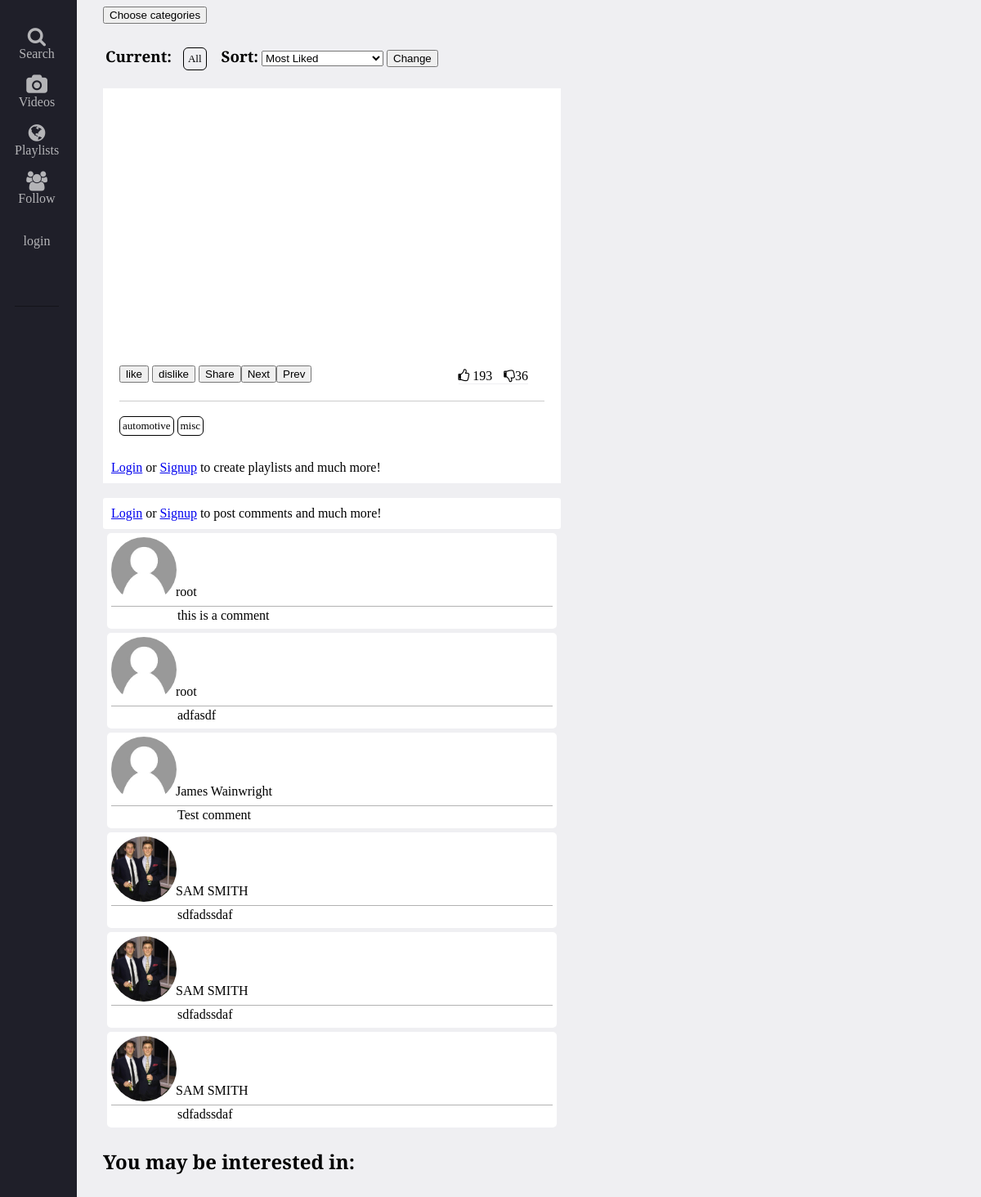
Screenshot of /php/most-liked.php?vidNumber=0&cat=all&sort=1 with the database file from the repository.
### tables this page shows
CREATE TABLE IF NOT EXISTS `videos` (
  `vId` int(11) NOT NULL,
  `vEmbed` varchar(80) NOT NULL,
  `vCat` varchar(45) NOT NULL,
  `likes` int(11) DEFAULT '0',
  `dislikes` int(11) DEFAULT '0'
);

CREATE TABLE IF NOT EXISTS `video_comments` (
  `cID` int(11) NOT NULL,
  `uID` int(11) NOT NULL,
  `vId` int(11) NOT NULL,
  `comment_data` varchar(200) DEFAULT NULL,
  `comment_date` datetime NOT NULL
);

CREATE TABLE IF NOT EXISTS `user` (
  `uID` int(11) NOT NULL,
  `email` varchar(120) NOT NULL,
  `name` varchar(45) NOT NULL,
  `about` varchar(120) DEFAULT NULL,
  `avatar` varchar(20) DEFAULT 'default.png',
  `gender` tinyint(4) DEFAULT '1',
  `auth` varchar(50) DEFAULT NULL,
  `start_date` datetime NOT NULL,
  `password` varchar(30) NOT NULL
);

### dal/connections/connections.php (called while the page is built, shortened)
<?php
	$localhost = "localhost";
	$user = "root";
	$password = "root";
	$db = "youtube";
	$dsn = "mysql:host=$localhost;dbname=$db;";
	function connect()
	{
		global $user, $password, $dsn, $dbConnection;
		try
		{
			$dbConnection = new PDO($dsn, $user, $password);
			$dbConnection ->setAttribute(PDO::ATTR_ERRMODE, PDO::ERRMODE_EXCEPTION);
			return $dbConnection;
		}
		catch(PDOException $error)
		{
			echo "An error occured: ".$error->getMessage();
		}
	}
?>

### dal/display/functions.php (the view, shortened to what this page needs)
<?php
include ("../dal/connections/connections.php");
include ("../dal/auth.php");
function showCategory($categories, $filter,$user){
	global $numRecords, $dbConnection, $stmt;
		if(isset($_GET['vidNumber'])){$offset = $_GET["vidNumber"];}
		$numPerPage = 1;
				if($filter==1){
					if(implode("", $categories) == "all" || implode("", $categories) == "All"){
						$sqlStr = "SELECT * FROM videos ORDER BY likes DESC LIMIT " . $numPerPage . " OFFSET " . $offset;
					}
					else{
						$sqlStr = "SELECT * FROM videos WHERE vCat like '%".implode("%' OR vCat like '%", $categories)."%'";
						$sqlStr .= " ORDER BY likes DESC LIMIT " . $numPerPage . " OFFSET " . $offset;
					}
				}
		try
		{
			$stmt = $dbConnection->query($sqlStr);
		}
		catch(PDOException $error)
		{
			echo "An error occured: ".$error->getMessage();
		}
		$numRecords = $stmt->rowcount();
			$arrValues = $stmt->fetch(PDO::FETCH_ASSOC);
			return array($arrValues['vEmbed'], $arrValues['likes'],$arrValues['dislikes'], $numRecords, $arrValues['vCat'], $arrValues['vId']);
	}
	function showComments($videoId, $userId){
		global $numRecords, $dbConnection, $stmt;
		$sqlStr = "SELECT comments.*, videos.vId, user.* FROM video_comments AS comments JOIN user ON comments.uID = user.uID JOIN videos ON comments.vId = videos.vId WHERE videos.vId = ".$videoId ." ORDER BY comment_date DESC";
		try
		{
			$stmt = $dbConnection->query($sqlStr);
		}
		catch(PDOException $error)
		{
			echo "An error occured: ".$error->getMessage();
		}
		while($arrValues = $stmt->fetch(PDO::FETCH_ASSOC)){
			echo "<div id='comment".$arrValues['cID']."' class='comment-wrap'>";
				echo "<div class='comment-header'>";
					echo "<img class='prof-img' src='./../assets/uploads/user/".$arrValues['avatar']."' alt='profile_pic' />";
					echo "<span>".$arrValues['name']."</span>";
				echo "</div>";
				echo "<div class='comment-content'>";
					echo $arrValues['comment_data'];
				echo "</div>";
			echo "</div>";
		}
	}
 ?>

### php/head.php (shortened to what this page needs)
<!DOCTYPE html>
<html>
<head>
    <link rel="stylesheet" type="text/css" href="../assets/styling/css/styles.css" >
    <link rel="stylesheet" type="text/css" href="../assets/styling/font-awesome/css/font-awesome.min.css" >
    <?php
      include ('../dal/display/functions.php');
    ?>
</head>
<div class='nav-wrap'>
  <ul>
      <a href='#' id='search-show'><li><i class="fa fa-search fa-2x"></i><br />
      Search</li></a>
      <a href='most-liked.php?vidNumber=0&cat=all&sort=1'>
        <li>
            <i class="fa fa-camera fa-2x"></i><br />
          Videos
        </li>
      </a>
      <a href='globalPlaylist.php'><li>
        <i class="fa fa-globe fa-2x"></i><br />
      Playlists</li></a>
      <a href='view-users.php'><li><i class="fa fa-users fa-2x"></i><br />
      Follow</li></a>
      <?php
        if(isset($_SESSION['id'])){
          $loginout = "logout";
        }else{
          $loginout = "login";
        }
      ?>
      <a href='<?php echo $loginout; ?>.php'><li>
        <i class="fa fa-login fa-2x"></i><br />
     <?php echo $loginout; ?></li></a>
      <div class='bottom-nav'>
      <li>
      </div>
  </ul>
</div>
<body>

### php/most-liked.php (shortened to what this page needs)
<?php
		include ("head.php");
		if(isset($_GET['sort'])){
			$sort = $_GET['sort'];
		}else if(!is_numeric($sort)){
			$sort = 1;
		}
		else{
			$sort = 1;
		}
		$user_id = 0;
	$cats = array("all");
	if(isset($_GET['cat'])){
		$cats = explode(",", $_GET['cat']);
		if(isset($_SESSION['id'])){
			$showCatFunc = showCategory($cats, $sort, $_SESSION['id']);
		}
		else{
			$showCatFunc = showCategory($cats, $sort, $user_id);
		}
		$showVideos = $showCatFunc[0];
		$videoCats = $showCatFunc[4];
		$likes = $showCatFunc[1];
		$dislikes = $showCatFunc[2];
		$videoId = $showCatFunc[5];
	}
?>
<main>
<div class='controller-wrap'>
	<div class='container'>
		<button class='show-hide-cats'>Choose categories</button>
		<div class='chosen-cat-wrap'>
			<h3>Current: </h3><div class='chosen-cats'></div>
			<h3>Sort: </h3>
			<form method="post" name='change_sort'>
				<select name='sort-results'>
					<option value='1' <?php if($sort == 1)echo "selected='selected'"?>>Most Liked</option>
				</select>
				<input type='submit' value='Change' name='change_sort' />
			</form>
		</div>
			<br />
			<div class='content-wrap'>
				<div class='content-tile'>
					<div class='video-left'>
						<iframe width="560" height="315" src="https://www.youtube.com/embed/<?php echo $showVideos ?>" frameborder="0" allowfullscreen id='videoplayer-1'></iframe>
					</div>
					<div class='video-details'>
						<form action="most-liked.php?vidNumber=<?php $vidNumber = $_GET['vidNumber']; echo $vidNumber;
							echo "&cat=".$_GET['cat']; echo "&sort=".$sort;?>" method="post">
							<input type='submit' value='like' class='btnlike btnLike' name='btnLike'/>
							<input type='submit' value='dislike' class='btnlike btnDislike' name='btnDislike' />
							<input type='submit' value='Share' class='btnlike btn-share-hover' name='btnShare' />
						</form>
						<form action="most-liked.php?vidNumber=<?php $vidNumber = ($_GET['vidNumber']+=1); echo $vidNumber;
							echo "&cat=".$_GET['cat']; echo "&sort=".$sort;?>" method="post">
							<input type='submit' value='Next' class='btnlike' name='btnNext' />
						</form>
						<form action="most-liked.php?vidNumber=<?php $vidNumber = $_GET['vidNumber']; echo ($vidNumber);
							echo "&cat=".$_GET['cat']; echo "&sort=".$sort;?>" method="post">
							<input type='submit' value='Prev' class='btnlike' name='btnPrev' />
						</form>
							<div class='video-stats'>
								<span><i class="fa fa-thumbs-o-up"></i> <?php echo $likes;?></span><span> <i class="fa fa-thumbs-o-down"></i><?php echo $dislikes; ?></span>
								<div class='seperator'></div>
							</div>
								<br />
							<div class='video-cats'>
							<div class='seperator'></div>
							<br />
								<?php
									$categories = explode(',', $videoCats);
									if(isset($videoCats)){
										echo'<span class=\'cat-list\'>'. implode('</span> <span class=\'cat-list\'>', $categories) .'</span>';
									}
								?>
							</div>
						</div>
						<?php
						if(isset($_SESSION['id'])){
							$show_play = showUserPlaylists($_SESSION['id']);
							if($show_play == 0){
								echo "No playlists were found";
							}
							else{
								$htmlSelect = "<div class='add-playlist'>";
									$htmlSelect .= "<form name='userPlaylistForm' action='most-liked.php?vidNumber=".($vidNumber-1)."&cat=".implode(",", $cats)."&sort=".$sort."' method='post'>";
										$htmlSelect .= "<select name='userPlaylists'>";
												$htmlSelect .= "<option selected='selected' disabled='disabled' value='Add to playlist'>Add to playlist</option>";
													while($arrRows = $stmt->fetch(PDO::FETCH_ASSOC)){
														$htmlSelect .= "<option value=".$arrRows['pID'].">".$arrRows['pName']."</option>";
													}
											$htmlSelect .= '</select>';
											$htmlSelect .= '<input type="submit" value="Add to playlist" name="btnInsertPlay" />';
										$htmlSelect .= '</form>';
									$htmlSelect .= '</div>';
									echo $htmlSelect;
									if(isset($_POST['btnInsertPlay'])){
										insertPlaylistVideo($_POST['userPlaylists'], $videoId);
										header("Location: most-liked.php?vidNumber=".($_GET['vidNumber']-1)."&cat=".$cats);
									}
							}
						}else{
							echo "<div class='signup-ad'><a href='login.php'>Login</a> or <a href='login.php'>Signup</a> to create playlists and much more!</div>";
						}
							?>
					</div>
					<br />
					<div class='container'>
						<div class='comment-form-wrap'>
					<?php
							if(isset($_SESSION['id']) != 0){ ?>
								<form class='comment-form' name='userComment' method="post">
									<textarea  name='txtUserComment' placeholder='Enter comment here...'></textarea>
									<input type='submit' value='Post' name='submitComment' />
								</form>
					<?php 	}
							else{
								echo "<div class='signup-ad'><a href='login.php'>Login</a> or <a href='login.php'>Signup</a> to post comments and much more!</div>";
							}
					?>
						</div>
							<?php
									showComments($videoId, $user_Id);
							?>
						</div>
					</div>
				</div>
				<div class='suggestions-wrap'>
					<h2>You may be interested in:</h2>
				</div>
			</div>
			</main>
			<?php
				include ("footer.php");
			?>

### php/footer.php (shortened to what this page needs)
</body>
</html>

### assets/styling/css/styles.css (style rules this page uses)
body { font-family: 'Slabo 27px', serif; }
.controller-wrap { padding-left: 118px; }
.comment-wrap { background-color: white; padding: 5px; border-radius: 5px; margin: 5px; }
.comment-wrap .comment-header { border-bottom: solid 1px rgba(0, 0, 0, 0.3); }
.comment-wrap .comment-header img { width: 80px; height: auto; border-radius: 500px; }
.comment-wrap .comment-header span { position: absolute; margin-left: -1px; margin-top: 58px; }
.comment-wrap .comment-content { margin: 2px 15% 2px 15%; }
.nav-wrap { position: fixed; left: 0; bottom: 0; top: 0; height: 100%; background-color: #1F1F29; max-width: 94px; color: #B4B4B7; }
.nav-wrap ul { position: relative; left: -22px; }
.nav-wrap ul a { text-decoration: none; }
.nav-wrap ul a:link { color: #B4B4B7; }
.nav-wrap ul li { color: #B4B4B7; list-style-type: none; text-align: center; padding-top: 16px; }
.nav-wrap ul li i { font-size: 1.5em; }
.nav-wrap ul .bottom-nav { position: relative; top: 70px; border-top: solid rgba(0, 0, 0, 0.4) 1px; }
body { background-color: #EFEFF2; }
.content-wrap { display: inline-block; }
.video-left { display: inline-block; }
.video-details { padding: 20px; }
.video-details form { display: inline-block; float: left; }
.content-tile { background-color: #fff; }
.video-stats { float: right; display: inline-block; padding: 4px 20px 0px 0px; }
.video-stats span:first-child { padding-right: 10px; }
.video-stats .seperator { border-color: #efeff2; }
.video-cats { margin-top: 25px; }
.cat-list, .chosen-cat-wrap span { border: solid black 1px; padding: 3px; border-radius: 6px; display: inline-block; font-size: 13px; }
.seperator { border-bottom: 1px solid rgba(0, 0, 0, 0.2); }
.show-hide-cats { display: block; }
.chosen-cat-wrap { margin: 5px 0px 5px 0px; padding: 3px; display: inline-block; }
.chosen-cat-wrap form { display: inline-block; }
.chosen-cat-wrap h3 { display: inline-block; }
.chosen-cat-wrap .chosen-cats { display: inline-block; padding: 10px; }
.suggestions-wrap { display: inline-block; }
.signup-ad { padding: 10px; background-color: #fff; border-radius: 3px; }

### rows the page displays
videos: likes "193", dislikes "36", vCat "automotive misc"
video_comments: uID.avatar (placeholder picture), uID.name "root", comment_data "this is a comment"
video_comments: uID.avatar (placeholder picture), uID.name "root", comment_data "adfasdf"
video_comments: uID.avatar (placeholder picture), uID.name "James Wainwright", comment_data "Test comment"
video_comments: uID.avatar (picture), uID.name "SAM SMITH", comment_data "sdfadssdaf"
video_comments: uID.avatar (picture), uID.name "SAM SMITH", comment_data "sdfadssdaf"
video_comments: uID.avatar (picture), uID.name "SAM SMITH", comment_data "sdfadssdaf"

### other values shown
$loginout "login"
